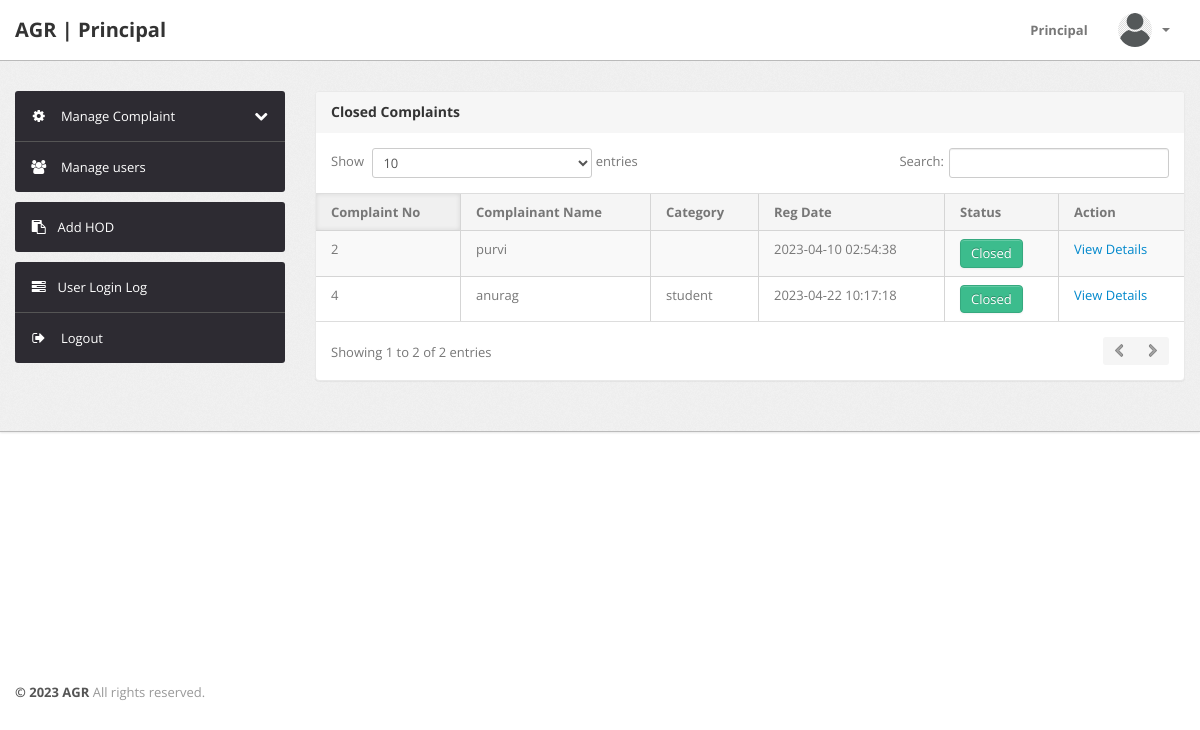
Screenshot of /admin/closed-complaint.php (signed in) with the database file from the repository.
### tables this page shows
CREATE TABLE `complaints` (
  `complaintNumber` int(11) NOT NULL,
  `userId` int(11) DEFAULT NULL,
  `category` varchar(255) DEFAULT NULL,
  `user_cat` varchar(20) NOT NULL,
  `hod` varchar(255) DEFAULT NULL,
  `noc` varchar(255) DEFAULT NULL,
  `complaintDetails` mediumtext,
  `complaintFile` varchar(255) DEFAULT NULL,
  `regDate` timestamp NULL DEFAULT CURRENT_TIMESTAMP,
  `status` varchar(50) DEFAULT NULL,
  `lastUpdationDate` timestamp NULL DEFAULT NULL ON UPDATE CURRENT_TIMESTAMP
);

CREATE TABLE `user` (
  `id` int(11) NOT NULL,
  `fullName` varchar(255) DEFAULT NULL,
  `userEmail` varchar(255) DEFAULT NULL,
  `password` varchar(255) DEFAULT NULL,
  `contactNo` bigint(11) DEFAULT NULL,
  `address` tinytext,
  `gender` varchar(255) DEFAULT NULL,
  `dob` varchar(100) DEFAULT NULL,
  `category` varchar(100) DEFAULT NULL,
  `prn_no` varchar(255) DEFAULT NULL,
  `department` varchar(255) DEFAULT NULL,
  `userImage` varchar(255) DEFAULT NULL,
  `regDate` timestamp NOT NULL DEFAULT CURRENT_TIMESTAMP,
  `updationDate` timestamp NULL DEFAULT '0000-00-00 00:00:00' ON UPDATE CURRENT_TIMESTAMP,
  `status` int(1) DEFAULT NULL,
  `rollNo` int(11) NOT NULL
);

### admin/closed-complaint.php (the view, shortened to what this page needs)
<?php
include('include/config.php');
if(strlen($_SESSION['alogin'])==0)
	{
header('location:index.php');
}
else{
?>
<!DOCTYPE html>
<html lang="en">
<head>
	<link type="text/css" href="bootstrap/css/bootstrap.min.css" rel="stylesheet">
	<link type="text/css" href="bootstrap/css/bootstrap-responsive.min.css" rel="stylesheet">
	<link type="text/css" href="css/theme.css" rel="stylesheet">
	<link type="text/css" href="images/icons/css/font-awesome.css" rel="stylesheet">
</head>
<body>
<?php include('include/header.php');?>
	<div class="wrapper">
		<div class="container">
			<div class="row">
<?php include('include/sidebar.php');?>
			<div class="span9">
					<div class="content">
	<div class="module">
							<div class="module-head">
								<h3>Closed Complaints</h3>
							</div>
							<div class="module-body table">
								<table cellpadding="0" cellspacing="0" border="0" class="datatable-1 table table-bordered table-striped	 display" >
									<thead>
										<tr>
											<th>Complaint No</th>
											<th>Complainant Name</th>
											<th>Category</th>
											<th>Reg Date</th>
											<th>Status</th>
											<th>Action</th>
										</tr>
									</thead>
<tbody>
<?php
$st='closed';
$query=mysqli_query($con,"select complaints.*,user.fullName as name from complaints join user on user.id=complaints.userId where complaints.status='$st' and complaints.category='Admin'");
while($row=mysqli_fetch_array($query))
{
?>
										<tr>
											<td><?php echo htmlentities($row['complaintNumber']);?></td>
											<td><?php echo htmlentities($row['name']);?></td>
											<td><?php echo htmlentities($row['user_cat']);?></td>
											<td><?php echo htmlentities($row['regDate']);?></td>
											<td><button type="button" class="btn btn-success">Closed</button></td>
											<td>   <a href="complaint-info.php?cid=<?php echo htmlentities($row['complaintNumber']);?>"> View Details</a>
											</td>
											</tr>
										<?php  } ?>
										</tbody>
								</table>
							</div>
						</div>
					</div>
				</div>
			</div>
		</div>
	</div>
<?php include('include/footer.php');?>
</body>
<?php } ?>

### rows the page displays
complaints: complaintNumber "2", userId.fullName "purvi", regDate "2023-04-10 02:54:38"
complaints: complaintNumber "4", userId.fullName "anurag", user_cat "student", regDate "2023-04-22 10:17:18"
